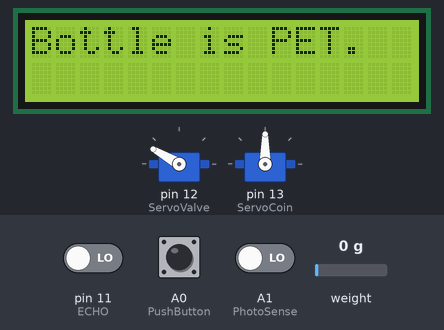
This sketch was run on a simulated Arduino Uno, built with avr-gcc and run on an emulated ATmega328P. Shown: 16×2 character LCD, 2 × servo. Inputs (shaded band) come from the test bench; at power-on: A1 (PhotoSense) LOW, pin 11 (ECHO) LOW, A0 (PushButton) LOW, weight on the scale 0 g. What the sketch prints to the serial monitor is not drawn.

Above: at 9.3 s.
At 15.6 s:
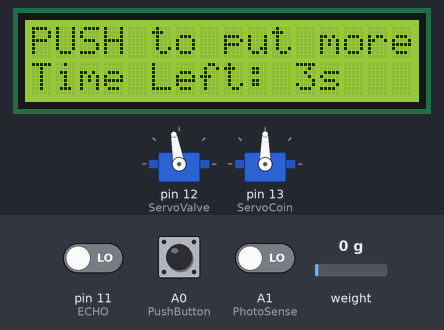
15.7 s: A1 (PhotoSense) driven HIGH
At 26.2 s:
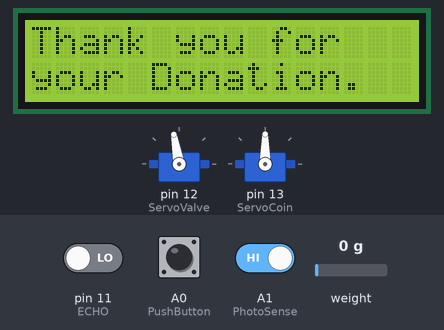
At 35.1 s:
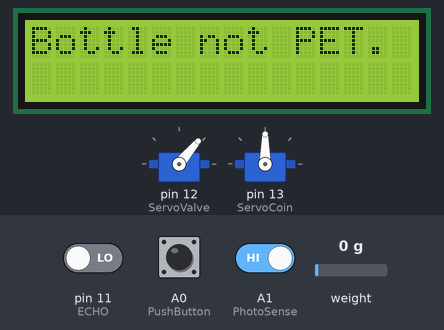
Timing chart, 0 to 47.8 s (numbered marks = the images above; inputs shaded):
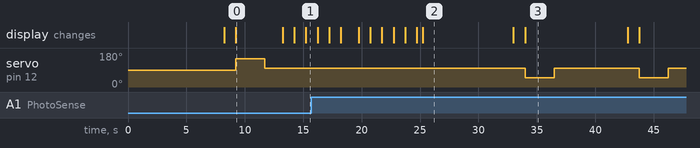

The sketch:

thesis_2022_reverse_vending_machine.ino
```cpp
#include "CONFIG.h"
#include "PUSHBUTTON.h"
#include "LCD.h"
#include "LOADCELL.h"
#include "PHOTOSENSOR.h"
#include "SERVO.h"
#include "ULTRASONIC.h"

void setup() {

  Serial.begin(9600);

  setupButtons();
  setupLCD();
  setupLoadCell();
  setupPhotoSensor();
  setupServos();
  setupUltrasonic();

}

void loop() {

  // This will check if the bin is full.
  while(binIsFull()) {
    if((millis() - blink_rate) >= 500) {

      String cursor_1 = "";
      String cursor_2 = "";

      if(blink_on) {
        cursor_1 = "THE BIN IS FULL!";
        blink_on = false;
      }
      else blink_on = true;

      updateScreen(cursor_1, cursor_2);
      blink_rate = millis();

    }
  }

  // This will check if the object is detected.
  while(!isObject()) {
    if((millis() - blink_rate) >= 500) {

      String cursor_1 = "INSERT BOTTLE.";
      String cursor_2 = "Credits: ";

      if(blink_on) {
        cursor_2 = String("Credits: " + String((float)(bottleCount*0.25)));
        blink_on = false;
      }
      else blink_on = true;

      updateScreen(cursor_1, cursor_2);
      blink_rate = millis();

    }

    if(!isButton()) longPress = millis();
    if(isButton() && (millis() - longPress) >= timeout) calibrationMode();

  }

  updateScreen(
    "Bottle Detected.",
    ""
  );

  delay(500);

  // This will classify PET and non-PET
  if(isPET()) {
    bottleCount++;
    updateScreen(
      "Bottle is PET.",
      ""
    );
    acceptBottle();
  }
  else {
    updateScreen(
      "Bottle not PET.",
      ""
    );
    rejectBottle();
  }

  // Prompt user to insert more or collect reward.
  if(bottleCount > 0) {

    if(!promptUser(String("PUSH to put more"), timeout)) {

      if(promptUser("PUSH to get " + String((float)(bottleCount*0.25)), timeout)) calculateReward();
      else updateScreen("Thank you for", "your Donation.");

      bottleCount = 0;
      delay(2000);

    }

  }
}

int promptUser(String message, float timeOut) {
/*
 * This will verify if the user
 * pushed the button or not.
 * Returns True or False
*/

  int counter = timeOut/1000;
  long timer = millis();

  while(counter >= 0 && !isButton()) {
    if((millis() - timer) >= 1000) {
      timer = millis();
      updateScreen(
        message,
        "Time Left: " + String(counter) + "s"
      );
      counter--;
    }
  }

  delay(500);

  if(counter > 0) return 1;
  return 0;

}

void calculateReward() {
/*
 * This will calculate the total reward and update the remaining amount.
*/

//  Get the total amount.
  float totalAmount = totalPeso + (totalCent * 0.25);
  float totalReward = bottleCount * 0.25;

  if(totalAmount == 0) updateScreen("Zero balance.", "Donating ..."); //updateScreen("Not enough", "money left.");
  else {
    if(totalAmount >= totalReward) { // If the total Amount is sufficient.
      while(totalReward > 0) {
        if(totalReward >= 1 && totalPeso - 1 >= 0) {
          pushPeso();
          bottleCount -= 4;
          totalPeso--;
        }
        else {
          pushCent();
          bottleCount--;
          totalCent--;
        }
        totalReward = bottleCount * 0.25;
        updateScreen("Reward Left:", String(totalReward));
      }
    }
    else { // If the total Amount is insufficient for the Reward.
      updateScreen("We can only give", String(totalAmount) + " reward.");
      while(totalAmount > 0) {
        if(totalPeso > 0) {
          pushPeso();
          totalPeso--;
        }
        if(totalCent > 0) {
          pushCent();
          totalCent--;
        }
        totalAmount = totalPeso + (totalCent * 0.25);
      }
      bottleCount = 0;
    }
    updateScreen("Thank you!", "");
  }
}
```

LOADCELL.h
```cpp
#ifndef _LOADCELL_H_
#define _LOADCELL_H_

#include "HX711_ADC.h"

HX711_ADC Loadcell(DOUT, SCK);

void setupLoadCell() {
  float calFactor = 696.0;
  Loadcell.begin();
  Loadcell.start(2000, true);
  if (Loadcell.getTareTimeoutFlag())
      updateScreen(
        "TIMEOUT! PLEASE",
        "CHECK THE PINS."
      );
  else Loadcell.setCalFactor(calFactor);
}

int binIsFull() {
/*
 * This will monitor the weight of the Bin.
  Returns True or False
*/
  if (Loadcell.update()) {
    current_weight = Loadcell.getData();
//    updateScreen(String(current_weight), "");
    Serial.println(current_weight);
    delay(500);
  }
  return current_weight >= 5000;
}

void calibrationMode() {

  updateScreen(
    "  CALIBRATION",
    "     MODE"
  );

  Loadcell.start(timeout, true);
  if (Loadcell.getTareTimeoutFlag() || Loadcell.getSignalTimeoutFlag())
      updateScreen(
        "TIMEOUT! PLEASE",
        "CHECK THE PINS."
      );
  else {
    Loadcell.setCalFactor(1.0);
    updateScreen(
      "SETTING CALIBRTN",
      "FACTOR TO 1.0"
    );
  }
  while (!Loadcell.update());
  Loadcell.tareNoDelay();
  while(Loadcell.getTareStatus() == false) Loadcell.update();

  for(int i=10; i>=0; i--) {
    updateScreen(
      "PUT THE 1kg LOAD",
      String("ON THE SCALE." + String(i) + "s")
    );
    Loadcell.update();
    delay(1000);
  }

  float known_mass = 1000.0;
  Loadcell.refreshDataSet();
  float calibrationValue = Loadcell.getNewCalibration(known_mass);

  updateScreen(
    "COMPLETE!",
    String("CAL VALUE: " + String(calibrationValue))
  );

  while(!isButton()) {
    delay(500);
    updateScreen(
      "COMPLETE!",
      String("WEIGHT: " + String(Loadcell.getData()))
    );
  }


}

float getWeight() {
}

#endif
```

PHOTOSENSOR.h
```cpp
#ifndef _PHOTOSENSOR_H
#define _PHOTOSENSOR_H

void setupPhotoSensor() {
  pinMode(PhotoSense, INPUT);
}

int isPET() {
/*
 * Use the photoelectric sensor to check if the bottle is PET.
 * Returns True or False
*/
  int data = 0;
  int totalSamples = 100;
  for(int samples=1; samples<=totalSamples; samples++){
    if (digitalRead(PhotoSense)) data++;
    delay(5);
  }
  float average = data/totalSamples;
  if(average >= 0.9) return 0; // 90 Percent non-PET
  else return 1; // PET

}

#endif
```

PUSHBUTTON.h
```cpp
#ifndef _PUSHBUTTON_H
#define _PUSHBUTTON_H

void setupButtons() {
  pinMode(PushButton, INPUT);
}

int isButton() {
/*
 * Check the button if pushed.
 * Returns True or False
*/
  return digitalRead(PushButton);
}

#endif
```

SERVO.h
```cpp
#ifndef _SERVO_H_
#define _SERVO_H_

#include <Servo.h>

Servo Valve, Coin;

void setupServos() {
  pinMode(ServoValve, OUTPUT);
  pinMode(ServoCoin, OUTPUT);
  Valve.attach(ServoValve);
  Coin.attach(ServoCoin);
}

void acceptBottle() {
/*
 * This will set the servo to open the Bin and accept the bottle.
*/
  Valve.write(150);
  delay(2500);
  Valve.write(100);
  delay(500);
}

void rejectBottle() {
/*
 * This will set the servo to open the claim area to reject the bottle.
*/
  Valve.write(50);
  delay(2500);
  Valve.write(100);
  delay(500);
}

void closeBin() {
/*
 * This will set the servo to close the bin to scan incoming bottles.
*/
  Valve.write(100);
  delay(500);
}

void pushCent() {
/*
 * This will set the servo to push 25 cents.
*/
  Coin.write(50);
  delay(300);
  Coin.write(100);
  delay(300);
}

void pushPeso() {
/*
 * This will set the servo to push 1 peso.
*/
  Coin.write(150);
  delay(300);
  Coin.write(100);
  delay(300);
}

#endif
```

ULTRASONIC.h
```cpp
#ifndef _ULTRASONIC_H_
#define _ULTRASONIC_H_

void setupUltrasonic() {
  pinMode(TRIG, OUTPUT);
  pinMode(ECHO, INPUT);
}

int isObject() {
/*
 * Check the ultrasonic sensor to verify if the bottle is present.
 * Returns True or False
*/

  int tempBuffer[buffSize];

  for(int x=0; x<buffSize; x++) {
    digitalWrite(TRIG, LOW);
    delayMicroseconds(20);
    digitalWrite(TRIG, HIGH);
    delayMicroseconds(20);
    tempBuffer[x] = pulseIn(ECHO, HIGH) / 58.2; // in Centimeters
    delay(50);
  }

  for(int y=0; y<buffSize; y++)
    for(int x=0; x<buffSize-1; x++)
      if (tempBuffer[x] > tempBuffer[x+1]) {
        int temp        = tempBuffer[x+1];
        tempBuffer[x+1] = tempBuffer[x];
        tempBuffer[x]   = temp;
      }

  if(tempBuffer[round(buffSize/2)] < min_distance) return 1;
  return 0;

}

#endif
```

CONFIG.h
```cpp
#ifndef _CONFIG_H_
#define _CONFIG_H_

#define SCK           8
#define DOUT          9
#define TRIG          10
#define ECHO          11
#define ServoValve    12
#define ServoCoin     13
#define PushButton    A0
#define PhotoSense    A1

const int buffSize = 5;
const int min_distance = 10; // 10cm

long blink_rate;
long longPress;
bool blink_on = true;

int totalPeso = 20; // 20 coins of 1peso by default
int totalCent = 20; // 20 coins of 25cents by default

float current_weight = 0;

bool response = false;
int bottleCount = 0;

const float timeout = 5000; // 5 seconds

#endif
```

LCD.h
```cpp
#ifndef _LCD_H_
#define _LCD_H_

#include "LiquidCrystal.h"

LiquidCrystal LCD(7, 6, 5, 4, 3, 2); // PIN ASSIGNMENTS FOR LCD TO ARDUINO

void setupLCD() {
  LCD.begin(16, 2);
}

void updateScreen(String cursor_1, String cursor_2) {
/*
 * This will update the LCD screen
 * Accepts Strings to display on first row and second row.
*/
  LCD.clear();
  LCD.setCursor(0,0);
  LCD.print(cursor_1);
  LCD.setCursor(0,1);
  LCD.print(cursor_2);
}

#endif
```

Measured:
- after the input at 15.7 s, the display: first differs from a run without the input after 18.3 s (image 3)
- what the display in image 0 shows lasts 4.0 s, from 9.2 s to 13.2 s
- what the display in image 2 shows lasts 7.8 s, from 25.2 s to 33.0 s
